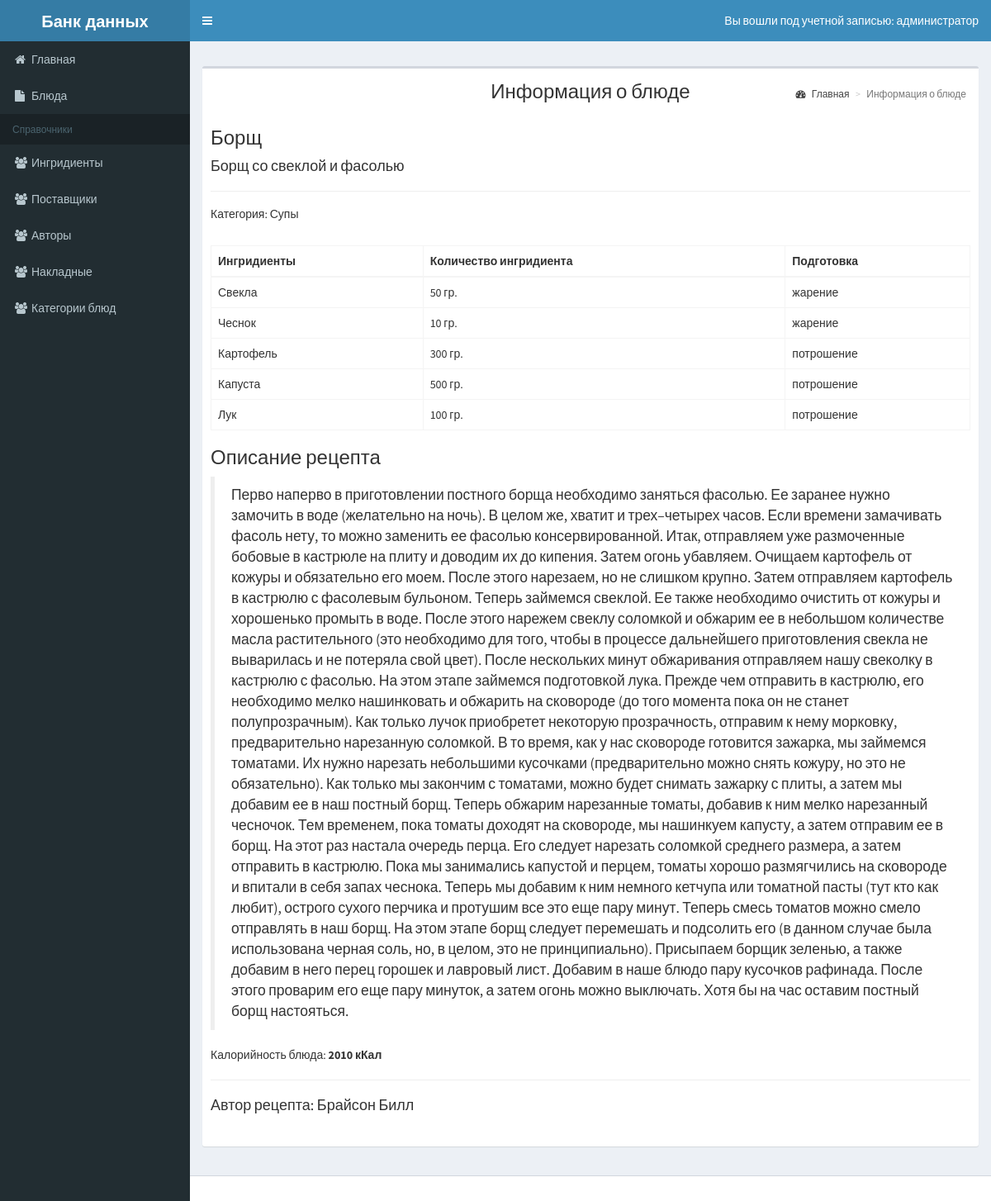
The app's page /project/view-product.php?id=2 (signed in) with its own data.
### tables this page shows
CREATE TABLE `product` (
  `product_id` int(11) NOT NULL,
  `name` varchar(50) NOT NULL,
  `gruppa_id` int(11) NOT NULL
);

CREATE TABLE `gruppa` (
  `gruppa_id` int(11) NOT NULL,
  `name` varchar(20) NOT NULL
);

### project/classes/BaseMap.php (called while the page is built, shortened)
<?php
abstract class BaseMap extends Config{
function __construct()
{
try{
    $this->db = new PDO('mysql:host='.self::HOST.';dbname='.self::DB_NAME,self::DB_USER,self::DB_PASSWORD);
    }
    catch(PDOException $e) {
        echo $e->getMessage();
    }
    catch (Exception $ex) {
}
}}

### project/classes/Helper.php (called while the page is built, shortened)
<?php
class Helper {
    public static function clearInt($str){
        return (int)$str;
    }
foreach ($options as $option) { ?>
<?php }
}

### project/classes/ProductMap.php (called while the page is built, shortened)
<?php
class ProductMap extends BaseMap{
public function findView($id=null){
$res = $this->db->query("SELECT DISTINCT product.product_id,product.name as bludo,gruppa.name as gruppa,ingridient.name as ingridient,ingridient.calory,ingrid_of_recipe.quantity,method.name as method,
recipe.description,recipe.name as recipe, CONCAT(author.lastname,' ',author.firstname) AS author
from ingrid_of_recipe
INNER join ingridient on ingrid_of_recipe.ingridient_id=ingridient.ingridient_id
INNER JOIN method on ingrid_of_recipe.method_id=method.method
INNER JOIN recipe ON ingrid_of_recipe.recipe_id=recipe.recipe_id
INNER JOIN author on recipe.author_id=author.author_id
INNER JOIN product on recipe.product_id=product.product_id
INNER JOIN gruppa on product.gruppa_id=gruppa.gruppa_id
where product.product_id=$id");
return $res->fetchAll(PDO::FETCH_OBJ);
}
}

### project/view-product.php (the view, shortened to what this page needs)
<?php
if (isset($_GET['id'])) {
$id = Helper::clearInt($_GET['id']);
$productMap = new ProductMap();
$products = $productMap->findView($id);
$header = 'Информация о блюде';
require_once 'template/header.php';
?>
<div class="row">
<div class="col-xs-12">
<div class="box">
<section class="content-header">
    <h1 class="text-center"><?=$header;?></h1>
<ol class="breadcrumb">
<li><a href="/index.php"><i class="fa fa-dashboard"></i> Главная</a></li>
<li class="active"><?=$header;?></li>
</ol>
</section>
<div class="box-body">
<?php
if ($products) {
?>
<table id="example2" class="table table-bordered table-hover">
<thead>
<tr>
<th>Ингридиенты</th>
<th>Количество ингридиента</th>
<th>Подготовка </th>
</tr>
</thead>
<tbody>
<?php
foreach ($products as $product) {
$bludo=$product->bludo;
$gruppa= $product->gruppa;
$recipe=$product->recipe;
$description=$product->description;
$author=$product->author;
$method=$product->method;
$ccal+=$product->calory*$product->quantity;
echo '<tr>';
echo '<td>'.$product->ingridient.'</td>';
echo '<td>'.$product->quantity.' гр.</td>';
echo '<td>'.$method.'</td>';
echo '</tr>';
}
echo '<h3>'.$bludo.'</h3>';
echo '<p><h4>'.$recipe.'</h4><hr>';
echo '<p><h5>Категория: '.$gruppa.'</h5><br>';
?>
</tbody>
</table>
    <?php
    echo '<h3><p>Описание рецепта</h3><blockquote><p>'.$description.'</blockquote>';
echo '<p>Калорийность блюда: <strong>'.$ccal.' кКал</strong><hr>';
echo '<h4>Автор рецепта: '.$author.' </h4>';
    ?>
</div>
<div class="box-body">
<?php } else {
echo 'Ни одной накладной не найдено';
} ?>
</div>
</div>
</div>
</div>
<?php
}
require_once 'template/footer.php';
?>

### records on screen
product: ingridient "Свекла", quantity "50", method "жарение", ingridient "Чеснок", quantity "10", ingridient "Картофель", quantity "300", method "потрошение", ingridient "Капуста", quantity "500", ingridient "Лук", quantity "100", name "Борщ"
gruppa: name "Супы"

### other values on screen
$_SESSION['roleName'] "администратор"
$header "Информация о блюде"
$recipe "Борщ со свеклой и фасолью"
$ccal "2010"
$author "Брайсон Билл"
